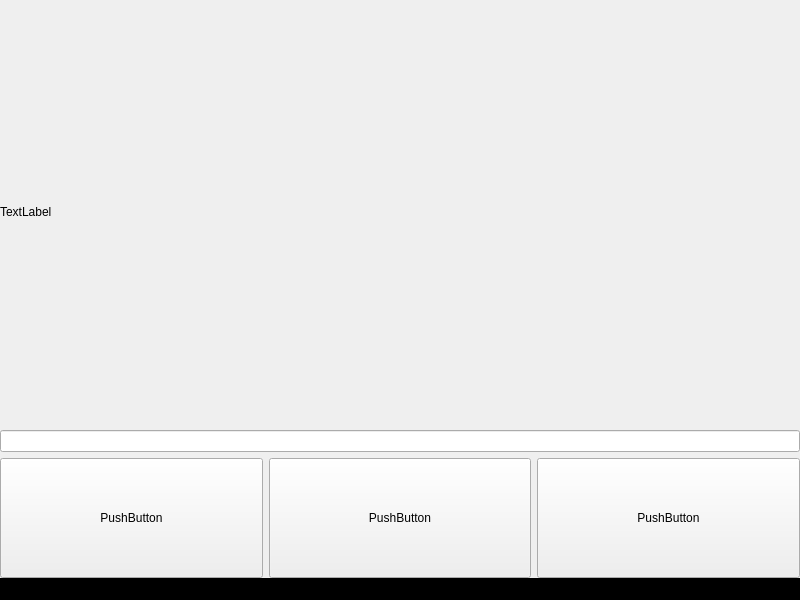
<?xml version="1.0" encoding="UTF-8"?>
<ui version="4.0">
 <class>MainWindow</class>
 <widget class="QMainWindow" name="MainWindow">
  <property name="geometry">
   <rect>
    <x>0</x>
    <y>0</y>
    <width>800</width>
    <height>600</height>
   </rect>
  </property>
  <property name="windowTitle">
   <string>MainWindow</string>
  </property>
  <widget class="QWidget" name="centralwidget">
   <layout class="QGridLayout" name="gridLayout_2">
    <property name="leftMargin">
     <number>0</number>
    </property>
    <property name="topMargin">
     <number>0</number>
    </property>
    <property name="rightMargin">
     <number>0</number>
    </property>
    <property name="bottomMargin">
     <number>0</number>
    </property>
    <item row="0" column="0">
     <layout class="QGridLayout" name="gridLayout" rowstretch="4,0,0">
      <item row="2" column="0">
       <layout class="QGridLayout" name="gridLayout_3">
        <item row="0" column="2">
         <widget class="QPushButton" name="pushButton_3">
          <property name="sizePolicy">
           <sizepolicy hsizetype="Minimum" vsizetype="Preferred">
            <horstretch>0</horstretch>
            <verstretch>0</verstretch>
           </sizepolicy>
          </property>
          <property name="text">
           <string>PushButton</string>
          </property>
         </widget>
        </item>
        <item row="0" column="1">
         <widget class="QPushButton" name="pushButton_2">
          <property name="sizePolicy">
           <sizepolicy hsizetype="Minimum" vsizetype="Preferred">
            <horstretch>0</horstretch>
            <verstretch>0</verstretch>
           </sizepolicy>
          </property>
          <property name="minimumSize">
           <size>
            <width>0</width>
            <height>120</height>
           </size>
          </property>
          <property name="text">
           <string>PushButton</string>
          </property>
         </widget>
        </item>
        <item row="0" column="0">
         <widget class="QPushButton" name="pushButton">
          <property name="sizePolicy">
           <sizepolicy hsizetype="Minimum" vsizetype="Preferred">
            <horstretch>0</horstretch>
            <verstretch>0</verstretch>
           </sizepolicy>
          </property>
          <property name="minimumSize">
           <size>
            <width>0</width>
            <height>120</height>
           </size>
          </property>
          <property name="text">
           <string>PushButton</string>
          </property>
         </widget>
        </item>
       </layout>
      </item>
      <item row="0" column="0">
       <widget class="QLabel" name="label">
        <property name="sizePolicy">
         <sizepolicy hsizetype="Preferred" vsizetype="Preferred">
          <horstretch>0</horstretch>
          <verstretch>0</verstretch>
         </sizepolicy>
        </property>
        <property name="minimumSize">
         <size>
          <width>0</width>
          <height>100</height>
         </size>
        </property>
        <property name="text">
         <string>TextLabel</string>
        </property>
       </widget>
      </item>
      <item row="1" column="0">
       <widget class="QLineEdit" name="lineEdit"/>
      </item>
     </layout>
    </item>
   </layout>
  </widget>
  <widget class="QMenuBar" name="menubar">
   <property name="geometry">
    <rect>
     <x>0</x>
     <y>0</y>
     <width>800</width>
     <height>21</height>
    </rect>
   </property>
  </widget>
  <widget class="QStatusBar" name="statusbar">
   <property name="styleSheet">
    <string notr="true">background-color: rgb(0, 0, 0);
color: rgb(255, 255, 255);</string>
   </property>
  </widget>
 </widget>
 <resources/>
 <connections>
  <connection>
   <sender>pushButton</sender>
   <signal>clicked()</signal>
   <receiver>MainWindow</receiver>
   <slot>slot1()</slot>
   <hints>
    <hint type="sourcelabel">
     <x>73</x>
     <y>536</y>
    </hint>
    <hint type="destinationlabel">
     <x>0</x>
     <y>556</y>
    </hint>
   </hints>
  </connection>
  <connection>
   <sender>lineEdit</sender>
   <signal>textEdited(QString)</signal>
   <receiver>label</receiver>
   <slot>setText(QString)</slot>
   <hints>
    <hint type="sourcelabel">
     <x>114</x>
     <y>435</y>
    </hint>
    <hint type="destinationlabel">
     <x>107</x>
     <y>355</y>
    </hint>
   </hints>
  </connection>
  <connection>
   <sender>pushButton_2</sender>
   <signal>clicked()</signal>
   <receiver>MainWindow</receiver>
   <slot>slot2()</slot>
   <hints>
    <hint type="sourcelabel">
     <x>318</x>
     <y>550</y>
    </hint>
    <hint type="destinationlabel">
     <x>286</x>
     <y>454</y>
    </hint>
   </hints>
  </connection>
 </connections>
 <slots>
  <slot>slot1()</slot>
  <slot>slot2()</slot>
  <slot>slot3()</slot>
 </slots>
</ui>
